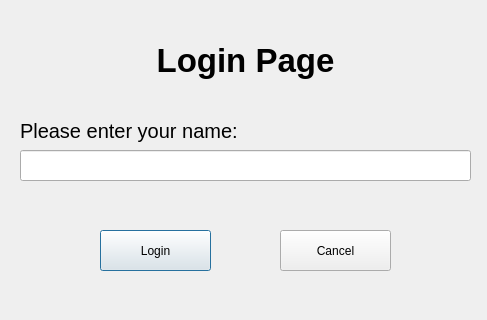
<?xml version="1.0" encoding="UTF-8"?>
<ui version="4.0">
 <class>Dialog_LoginPage</class>
 <widget class="QDialog" name="Dialog_LoginPage">
  <property name="geometry">
   <rect>
    <x>0</x>
    <y>0</y>
    <width>487</width>
    <height>320</height>
   </rect>
  </property>
  <property name="windowTitle">
   <string>Dialog</string>
  </property>
  <widget class="QLabel" name="label">
   <property name="geometry">
    <rect>
     <x>0</x>
     <y>30</y>
     <width>491</width>
     <height>61</height>
    </rect>
   </property>
   <property name="font">
    <font>
     <pointsize>25</pointsize>
     <bold>true</bold>
    </font>
   </property>
   <property name="text">
    <string>Login Page</string>
   </property>
   <property name="alignment">
    <set>Qt::AlignCenter</set>
   </property>
  </widget>
  <widget class="QLabel" name="label_2">
   <property name="geometry">
    <rect>
     <x>20</x>
     <y>110</y>
     <width>461</width>
     <height>41</height>
    </rect>
   </property>
   <property name="font">
    <font>
     <pointsize>15</pointsize>
    </font>
   </property>
   <property name="text">
    <string>Please enter your name:</string>
   </property>
  </widget>
  <widget class="QLineEdit" name="lineEdit_name">
   <property name="geometry">
    <rect>
     <x>20</x>
     <y>150</y>
     <width>451</width>
     <height>31</height>
    </rect>
   </property>
   <property name="clearButtonEnabled">
    <bool>false</bool>
   </property>
  </widget>
  <widget class="QPushButton" name="pushButton_confirmLogin">
   <property name="geometry">
    <rect>
     <x>100</x>
     <y>230</y>
     <width>111</width>
     <height>41</height>
    </rect>
   </property>
   <property name="text">
    <string>Login</string>
   </property>
  </widget>
  <widget class="QPushButton" name="pushButton_cancelLogin">
   <property name="geometry">
    <rect>
     <x>280</x>
     <y>230</y>
     <width>111</width>
     <height>41</height>
    </rect>
   </property>
   <property name="text">
    <string>Cancel</string>
   </property>
  </widget>
 </widget>
 <resources/>
 <connections/>
</ui>
